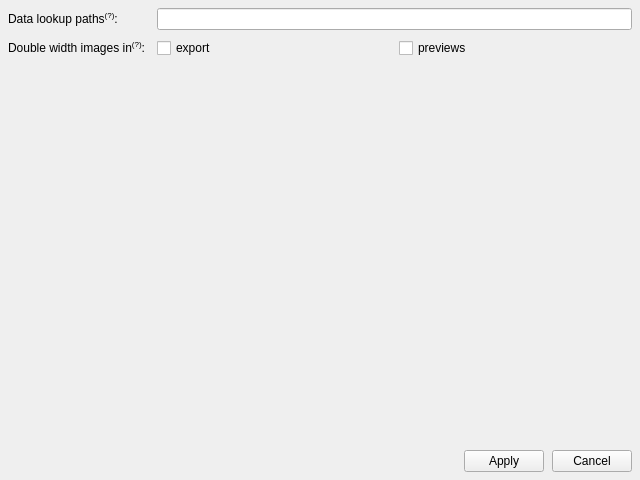
<?xml version="1.0" encoding="UTF-8"?>
<ui version="4.0">
 <class>PreferencesWindow</class>
 <widget class="QWidget" name="PreferencesWindow">
  <property name="windowModality">
   <enum>Qt::ApplicationModal</enum>
  </property>
  <property name="geometry">
   <rect>
    <x>0</x>
    <y>0</y>
    <width>640</width>
    <height>480</height>
   </rect>
  </property>
  <property name="sizePolicy">
   <sizepolicy hsizetype="Expanding" vsizetype="Expanding">
    <horstretch>1</horstretch>
    <verstretch>1</verstretch>
   </sizepolicy>
  </property>
  <property name="windowTitle">
   <string>Preferences - stfed</string>
  </property>
  <property name="windowIcon">
   <iconset>
    <normaloff>../../resources/icon.ico</normaloff>../../resources/icon.ico</iconset>
  </property>
  <property name="styleSheet">
   <string notr="true"/>
  </property>
  <layout class="QVBoxLayout" name="verticalLayout">
   <property name="spacing">
    <number>8</number>
   </property>
   <property name="leftMargin">
    <number>8</number>
   </property>
   <property name="topMargin">
    <number>8</number>
   </property>
   <property name="rightMargin">
    <number>8</number>
   </property>
   <property name="bottomMargin">
    <number>8</number>
   </property>
   <item>
    <layout class="QFormLayout" name="formLayout">
     <item row="0" column="0">
      <widget class="QLabel" name="label">
       <property name="toolTip">
        <string>&lt;html&gt;&lt;head/&gt;&lt;body&gt;&lt;p&gt;BAM installation directory and any other locations you would like to look up data from (a mounted CD image, etc)&lt;/p&gt;&lt;/body&gt;&lt;/html&gt;</string>
       </property>
       <property name="text">
        <string>&lt;html&gt;&lt;head/&gt;&lt;body&gt;&lt;p&gt;Data lookup paths&lt;span style=&quot; vertical-align:super;&quot;&gt;(?)&lt;/span&gt;:&lt;/p&gt;&lt;/body&gt;&lt;/html&gt;</string>
       </property>
      </widget>
     </item>
     <item row="0" column="1">
      <widget class="QLineEdit" name="lookup_paths_edit"/>
     </item>
     <item row="1" column="0">
      <widget class="QLabel" name="label_2">
       <property name="toolTip">
        <string>&lt;html&gt;&lt;head/&gt;&lt;body&gt;&lt;p&gt;Stretch images to look as if they are displayed in a 320x480 mode on a 4:3 display&lt;/p&gt;&lt;/body&gt;&lt;/html&gt;</string>
       </property>
       <property name="text">
        <string>&lt;html&gt;&lt;head/&gt;&lt;body&gt;&lt;p&gt;Double width images in&lt;span style=&quot; vertical-align:super;&quot;&gt;(?)&lt;/span&gt;: &lt;/p&gt;&lt;/body&gt;&lt;/html&gt;</string>
       </property>
      </widget>
     </item>
     <item row="1" column="1">
      <layout class="QHBoxLayout" name="horizontalLayout_3">
       <item>
        <widget class="QCheckBox" name="double_width_export_checkbox">
         <property name="text">
          <string>export</string>
         </property>
        </widget>
       </item>
       <item>
        <widget class="QCheckBox" name="double_width_preview_checkbox">
         <property name="text">
          <string>previews</string>
         </property>
        </widget>
       </item>
      </layout>
     </item>
    </layout>
   </item>
   <item>
    <spacer name="verticalSpacer">
     <property name="orientation">
      <enum>Qt::Vertical</enum>
     </property>
     <property name="sizeHint" stdset="0">
      <size>
       <width>20</width>
       <height>40</height>
      </size>
     </property>
    </spacer>
   </item>
   <item>
    <layout class="QHBoxLayout" name="horizontalLayout_2">
     <item>
      <spacer name="horizontalSpacer">
       <property name="orientation">
        <enum>Qt::Horizontal</enum>
       </property>
       <property name="sizeHint" stdset="0">
        <size>
         <width>40</width>
         <height>20</height>
        </size>
       </property>
      </spacer>
     </item>
     <item>
      <widget class="QPushButton" name="apply_button">
       <property name="text">
        <string>Apply</string>
       </property>
      </widget>
     </item>
     <item>
      <widget class="QPushButton" name="cancel_button">
       <property name="text">
        <string>Cancel</string>
       </property>
      </widget>
     </item>
    </layout>
   </item>
  </layout>
 </widget>
 <resources/>
 <connections/>
</ui>
